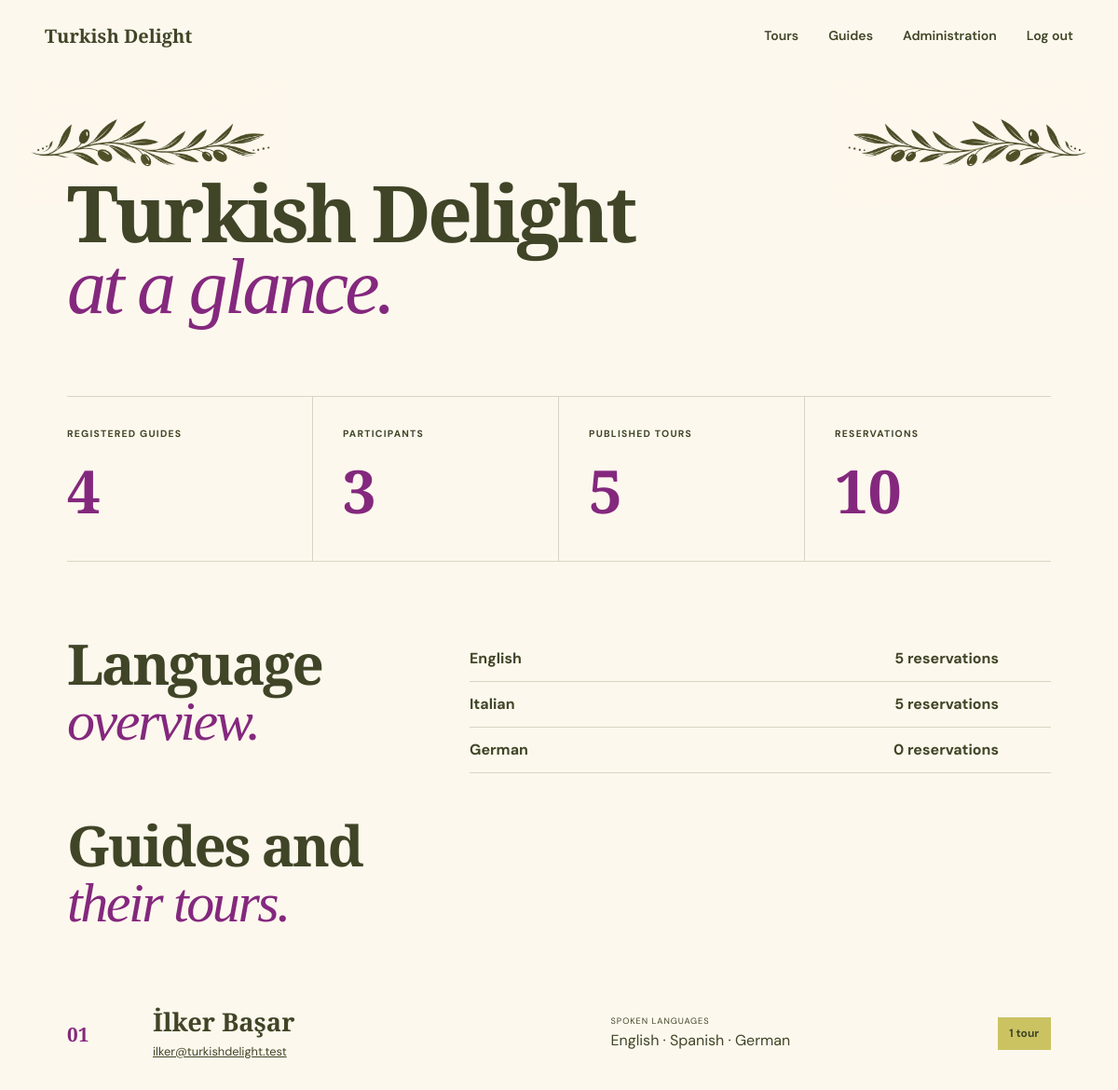
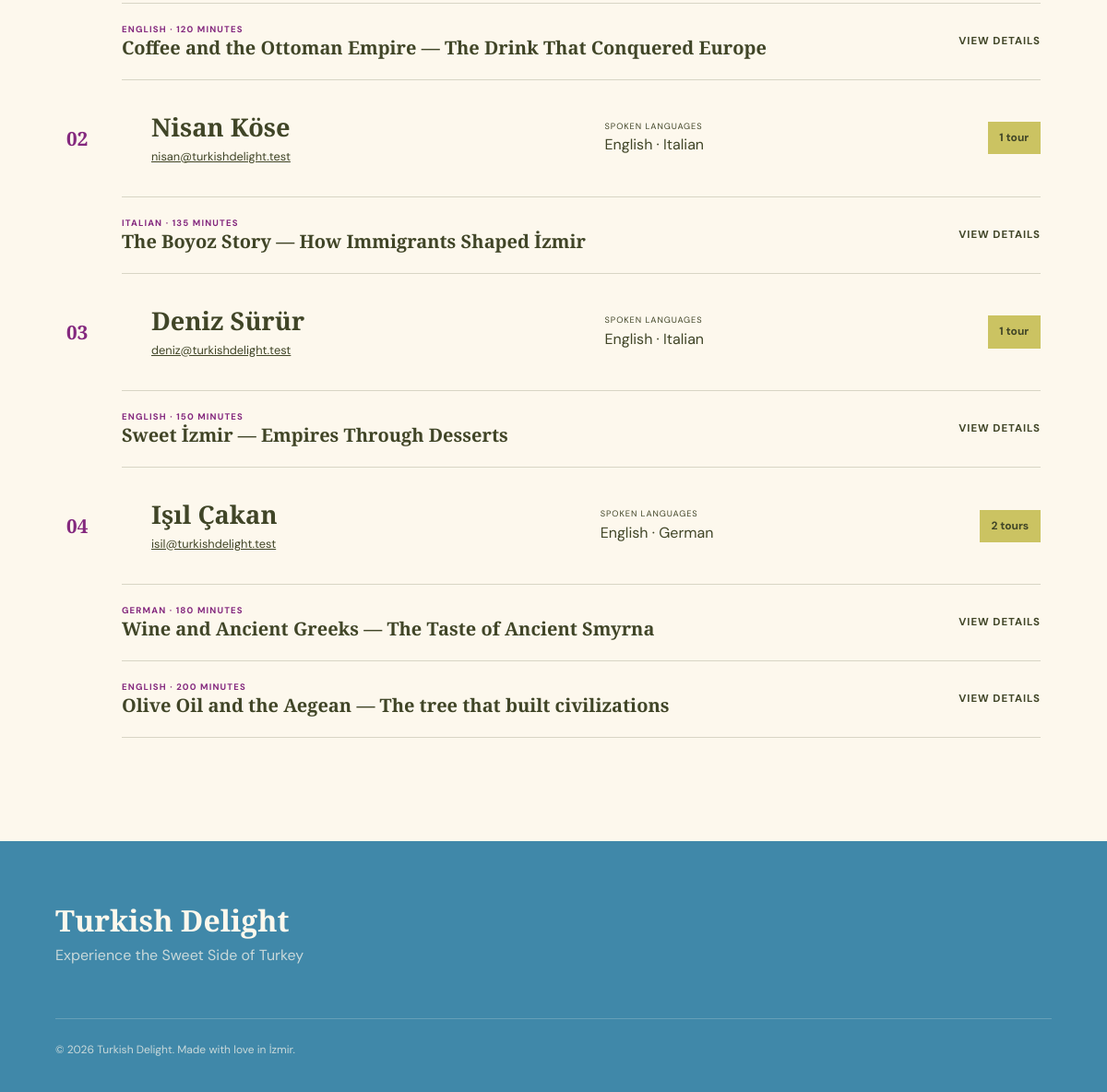
/admin (signed in), run on the app's committed database (2 pictures, top to bottom).
### tables this page shows
CREATE TABLE "users" (
          id INTEGER PRIMARY KEY AUTOINCREMENT,
          first_name TEXT NOT NULL, last_name TEXT NOT NULL,
          email TEXT NOT NULL UNIQUE, password_hash TEXT NOT NULL,
          role TEXT NOT NULL CHECK(role IN ('guide','participant','admin')),
          languages TEXT NOT NULL DEFAULT '[]'
        );

CREATE TABLE tours (
  id INTEGER PRIMARY KEY AUTOINCREMENT, guide_id INTEGER NOT NULL REFERENCES users(id),
  title TEXT NOT NULL, subtitle TEXT NOT NULL, description TEXT NOT NULL, story TEXT NOT NULL,
  final_message TEXT NOT NULL, foods TEXT NOT NULL, stops TEXT NOT NULL, story_points TEXT NOT NULL,
  meeting_point TEXT NOT NULL, duration INTEGER NOT NULL CHECK(duration > 0),
  language TEXT NOT NULL, capacity INTEGER NOT NULL CHECK(capacity > 0)
);

### app.py (the view)
@app.route("/admin")
@role_required("admin")
def admin_dashboard():
    db = get_db()
    statistics = {
        "guides": userdb.count_role(db, "guide"),
        "participants": userdb.count_role(db, "participant"),
        "tours": tourdb.tour_count(db),
        "reservations": tourdb.reservation_count(db),
    }
    reservations_by_language = tourdb.reservations_by_language(db)
    guide_rows = userdb.list_guides(db)
    guides = []
    for guide_row in guide_rows:
        guide = User(guide_row)
        tour_rows = tourdb.tours_for_guide(db, guide.id)
        detailed_tours = []
        for tour_row in tour_rows:
            tour = tour_from_row(tour_row)
            tour["schedules"] = tourdb.schedules_for_tour(db, tour["id"])
            tour["reservation_count"] = tourdb.reservation_count(db, tour["id"])
            detailed_tours.append(tour)
        guides.append({"user": guide, "tours": detailed_tours})
    return render_template(
        "admin_dashboard.html", statistics=statistics,
        reservations_by_language=reservations_by_language, guides=guides,
    )

### app.py (called while the page is built)
def get_db():
    if "db" not in g:
        g.db = sqlite3.connect(DATABASE)
        g.db.row_factory = sqlite3.Row
        g.db.execute("PRAGMA foreign_keys = ON")
    return g.db

@login_manager.user_loader
def load_user(user_id):
    return userdb.get_user(get_db(), user_id)

def csrf_token():
    if "csrf_token" not in session:
        session["csrf_token"] = secrets.token_hex(24)
    return session["csrf_token"]

@app.before_request
def verify_csrf():
    if request.method == "POST" and request.form.get("csrf_token") != session.get("csrf_token"):
        abort(400, "Invalid or missing form token.")

def role_required(role):
    def decorator(view):
        @wraps(view)
        @login_required
        def wrapped(*args, **kwargs):
            if current_user.role != role:
                abort(403)
            return view(*args, **kwargs)
        return wrapped
    return decorator

def tour_images(tour_id):
    files = sorted((BASE_DIR / "static").glob(f"Tour{tour_id}_*"))
    return [f.name for f in files if f.is_file()]

def tour_from_row(row):
    tour = dict(row)
    tour["foods"] = json.loads(tour["foods"])
    tour["stops"] = json.loads(tour["stops"])
    tour["story_points"] = json.loads(tour["story_points"])
    tour["images"] = tour_images(tour["id"])
    preferred_guide = BASE_DIR / "static" / f"Guide{tour['id']}.jpg"
    tour["guide_image"] = preferred_guide.name if preferred_guide.exists() else "Guide1.jpg"
    return tour

### tourdb.py (called while the page is built)
def tours_for_guide(db, guide_id, summary=False):
    fields = "id,title,subtitle" if summary else "*"
    return db.execute(
        f"SELECT {fields} FROM tours WHERE guide_id=? ORDER BY id", (guide_id,)
    ).fetchall()

def schedules_for_tour(db, tour_id):
    return db.execute(
        "SELECT weekday,start_time FROM schedules WHERE tour_id=? ORDER BY weekday", (tour_id,)
    ).fetchall()

def reservation_count(db, tour_id=None):
    if tour_id is None:
        return db.execute("SELECT COUNT(*) FROM reservations").fetchone()[0]
    return db.execute("SELECT COUNT(*) FROM reservations WHERE tour_id=?", (tour_id,)).fetchone()[0]

def tour_count(db):
    return db.execute("SELECT COUNT(*) FROM tours").fetchone()[0]

def reservations_by_language(db):
    return db.execute(
        """SELECT t.language,COUNT(r.id) AS total FROM tours t
           LEFT JOIN reservations r ON r.tour_id=t.id
           GROUP BY t.language ORDER BY total DESC,t.language"""
    ).fetchall()

### templates/admin_dashboard.html (shortened to what this page needs)
{% extends "base.html" %}
{% block content %}
  <section class="admin-page">
    <img
      class="admin-decoration admin-decoration-left"
      src="{{ url_for('static', filename='decoration2.png') }}"
      alt=""
      aria-hidden="true"
    >
    <img
      class="admin-decoration admin-decoration-right"
      src="{{ url_for('static', filename='decoration2.png') }}"
      alt=""
      aria-hidden="true"
    >
    <header class="admin-heading">
      <div>
        <h1>Turkish Delight<br><em>at a glance.</em></h1>
      </div>
    </header>
    <section class="admin-stats" aria-label="Platform statistics">
      <article>
        <span>Registered guides</span>
        <strong>{{ statistics.guides }}</strong>
      </article>
      <article>
        <span>Participants</span>
        <strong>{{ statistics.participants }}</strong>
      </article>
      <article>
        <span>Published tours</span>
        <strong>{{ statistics.tours }}</strong>
      </article>
      <article>
        <span>Reservations</span>
        <strong>{{ statistics.reservations }}</strong>
      </article>
    </section>
    <section class="admin-language-stats">
      <div>
        <h2>Language<br><em>overview.</em></h2>
      </div>
      <div class="language-bars">
        {% if reservations_by_language %}
          {% for item in reservations_by_language %}
            <div class="language-stat">
              <span>{{ item.language }}</span>
              <strong>{{ item.total }} reservation{{ '' if item.total == 1 else 's' }}</strong>
            </div>
          {% endfor %}
        {% else %}
          <p>No tour languages available.</p>
        {% endif %}
      </div>
    </section>
    <section class="admin-guides">
      <div class="admin-section-title">
        <h2>Guides and<br><em>their tours.</em></h2>
      </div>
      {% for guide in guides %}
        <article class="admin-guide">
          <header>
            <span>{{ '%02d'|format(loop.index) }}</span>
            <div>
              <h3>{{ guide.user.full_name }}</h3>
              <a href="mailto:{{ guide.user.email }}">{{ guide.user.email }}</a>
            </div>
            <p><small>Spoken languages</small>{{ guide.user.languages|join(' · ') }}</p>
            <strong>{{ guide.tours|length }} tour{{ '' if guide.tours|length == 1 else 's' }}</strong>
          </header>
          <div class="admin-tour-list">
            {% for tour in guide.tours %}
              <details class="admin-tour">
                <summary>
                  <span>
                    <small>{{ tour.language }} · {{ tour.duration }} minutes</small>
                    {{ tour.title }} — {{ tour.subtitle }}
                  </span>
                  <b>View details</b>
                </summary>
              </details>
            {% else %}
              <p class="admin-no-tours">This guide has not published a tour yet.</p>
            {% endfor %}
          </div>
        </article>
      {% else %}
        <div class="empty-state"><h3>No registered guides.</h3></div>
      {% endfor %}
    </section>
  </section>
{% endblock %}

### static/style.css (style rules this page uses)
:root { --ink: #404527; --deep: #4088A9; --cream: #FDF8ED; --paper: #FDF8ED; --clay: #84287E; --gold: #CBC362; --sea: #4088A9; --line: rgba(64, 69, 39, .2); --serif: "Playfair Display", Georgia, serif; --sans: "DM Sans", Arial, sans-serif; }
* { box-sizing: border-box; }
html { scroll-behavior: smooth; }
body { margin: 0; background: var(--paper); color: var(--ink); font-family: var(--sans); font-size: 16px; line-height: 1.6; }
img { display: block; max-width: 100%; }
a { color: inherit; text-decoration: none; }
.hero h1 em, h2 em, .auth-panel h1 em, .form-page h1 em { color: var(--gold); font-weight: 500; }
h2 { font: 600 clamp(2.8rem, 5vw, 5.4rem)/.98 var(--serif); letter-spacing: -.04em; margin: 0; }
h2 em { color: var(--clay); }
.admin-page { padding: 7rem 6vw; background: var(--paper); min-height: 80vh; }
.admin-heading { display: flex; justify-content: space-between; align-items: end; gap: 3rem; margin-bottom: 5rem; }
.admin-heading h1 { font: 600 clamp(3.8rem, 7vw, 7rem)/.9 var(--serif); letter-spacing: -.045em; margin: 0; }
.admin-heading h1 em { color: var(--clay); font-weight: 500; }
.admin-stats { display: grid; grid-template-columns: repeat(4, 1fr); border-top: 1px solid var(--line); border-bottom: 1px solid var(--line); }
.admin-stats article { padding: 2rem; border-right: 1px solid var(--line); }
.admin-stats article:first-child { padding-left: 0; }
.admin-stats article:last-child { border-right: 0; }
.admin-stats span { display: block; text-transform: uppercase; letter-spacing: .12em; font-size: .65rem; font-weight: 700; }
.admin-stats strong { display: block; font: 600 4rem var(--serif); color: var(--clay); margin-top: .5rem; }
.admin-language-stats { display: grid; grid-template-columns: .7fr 1.3fr; gap: 8vw; padding: 5rem 0 1.5rem; }
.language-bars>div { display: grid; grid-template-columns: 120px 1fr 40px; align-items: center; gap: 1rem; padding: .7rem 0; border-bottom: 1px solid var(--line); }
.language-bars span { font-weight: 700; }
.language-bars strong { text-align: right; }
.admin-section-title { padding: 1.5rem 0 3rem; }
.admin-guide>header { display: grid; grid-template-columns: 60px 1.2fr 1fr auto; align-items: center; gap: 2rem; padding: 2rem 0; }
.admin-guide>header>span { font: 600 1.3rem var(--serif); color: var(--clay); }
.admin-guide h3 { font: 600 1.7rem var(--serif); margin: 0; }
.admin-guide header a { font-size: .8rem; text-decoration: underline; }
.admin-guide header p { margin: 0; }
.admin-guide header small { display: block; text-transform: uppercase; letter-spacing: .1em; font-size: .58rem; }
.admin-guide header>strong { background: var(--gold); padding: .5rem .8rem; font-size: .75rem; }
.admin-tour-list { margin-left: 60px; }
.admin-tour { border-top: 1px solid var(--line); }
.admin-tour:last-child { border-bottom: 1px solid var(--line); }
.admin-tour summary { list-style: none; display: flex; align-items: center; justify-content: space-between; gap: 2rem; padding: 1.3rem 0; cursor: pointer; }
.admin-tour summary span { font: 600 1.25rem var(--serif); }
.admin-tour summary small { display: block; font: 700 .6rem var(--sans); letter-spacing: .12em; text-transform: uppercase; color: var(--clay); }
.admin-tour summary b { font-size: .72rem; text-transform: uppercase; letter-spacing: .08em; }
.admin-page { position: relative; overflow: hidden; }
.admin-decoration { position: absolute; top: .5rem; width: min(24vw, 310px); height: auto; pointer-events: none; user-select: none; }
.admin-decoration-left { left: 1.5vw; }
.admin-decoration-right { right: 1.5vw; transform: scaleX(-1); }
.admin-page>header, .admin-page>section { position: relative; z-index: 1; }

### data on the page
users: user.email "ilker@turkishdelight.test"
tours: language "ENGLISH", duration "120", title "Coffee and the Ottoman Empire", subtitle "The Drink That Conquered Europe"
users: user.email "nisan@turkishdelight.test"
tours: language "ITALIAN", duration "135", title "The Boyoz Story", subtitle "How Immigrants Shaped İzmir"
users: user.email "deniz@turkishdelight.test"
tours: language "ENGLISH", duration "150", title "Sweet İzmir", subtitle "Empires Through Desserts"
users: user.email "isil@turkishdelight.test"
tours: language "GERMAN", duration "180", title "Wine and Ancient Greeks", subtitle "The Taste of Ancient Smyrna"
tours: language "ENGLISH", duration "200", title "Olive Oil and the Aegean", subtitle "The tree that built civilizations"

### other printed values
{{ statistics.guides }} "4"
{{ statistics.participants }} "3"
{{ statistics.tours }} "5"
{{ statistics.reservations }} "10"
{{ item.language }} "English" "Italian" "German"
{{ item.total }} "5" "5" "0"
{{ '' if item.total == 1 else 's' }} "s" "s" "s"
{{ '%02d'|format(loop.index) }} "01" "02" "03" "04"
{{ guide.user.full_name }} "İlker Başar" "Nisan Köse" "Deniz Sürür" "Işıl Çakan"
{{ guide.user.languages|join(' · ') }} "English · Spanish · German" "English · Italian" "English · Italian" "English · German"
{{ guide.tours|length }} "1" "1" "1" "2"
{{ '' if guide.tours|length == 1 else 's' }} "s"
